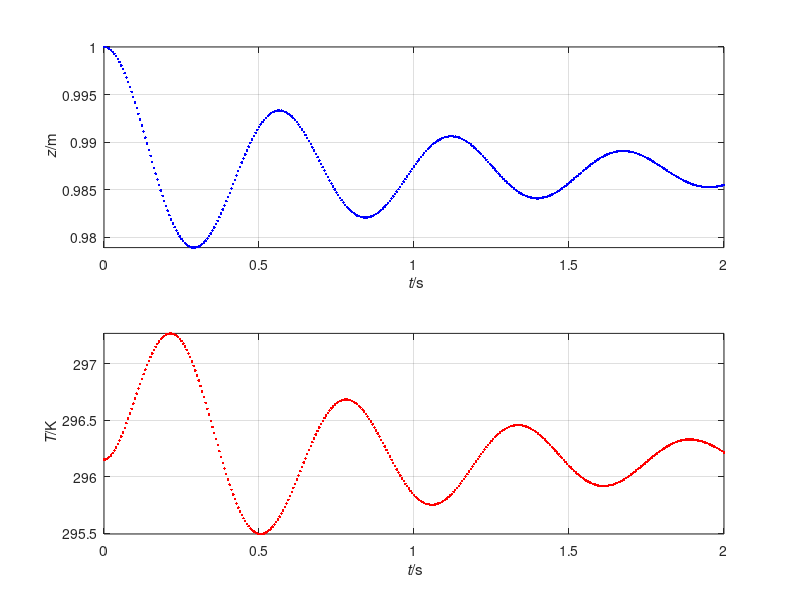

Recreate this plot in MATLAB.
%%% Simulation of ideal gas & mass piston in 1D
%% Coordinates (t, z)

%% Constants
R = 8.31446261815;  % J/(K*mol): molar gas constant
g = 9.8;            % N/kg: gravitational acceleration
C = 20;             % J/(K*mol): molar heat capacity
mu = 4e-5;          % N*s/m^2: gas viscosity
h = 8e3;            % J/(K*m^2): heat-transfer coefficient
N = 0.04;           % mol: amount of ideal gas
A = 0.03^2;         % m^2: area of piston
m = 1;              % kg: mass of piston

%% Initial conditions. State: (z, v, T)
t = 0;            % s: initial time
z = 1;            % m: initial position of piston
v = 0;            % m/s: initial velocity of piston
T = 273.15 + 23;  % K: initial temperature of gas

%% Boundary conditions
Gpis = -m * g;       % N: gravity supply of momentum to piston
Fatm = -1e5 * A;     % N: force on piston by atmosphere
Text = 273.15 + 23;  % K: temperature of environment
                     % other fluxes are zero

%% Time-iteration parameters
t1 = 2;       % s: final time
dt = 0.0001;  % s: time step %@

%% Plotting
dtplot = t1/360;  % time interval between plots
tplot = dtplot;   % time for next plot
figure
subplot(2, 1, 1); plot(t, z, '.b')
xlim([0, t1])
xlabel('{\it t}/s'); ylabel('{\it z}/m')
axis('tight'); grid on; hold on
subplot(2, 1, 2); plot(t, T, '.r')
xlim([0, t1])
xlabel('{\it t}/s'); ylabel('{\it T}/K')
axis('tight'); grid on; hold on %@

%% Numerical time integration
while t < t1
  %% constitutive relations
  Fgas = -(R * N * T / z -  mu * A * v / z);
  Fpis = -Fgas + Fatm;
  Ppis = m * v;
  Phibot = A * h * (Text - T);
  Phitop = Fgas * v;
  Phi = Phibot + Phitop;
  E = C * N * T;

  %% step forward in time with balance laws
  t = t + dt;
  Ppis = Ppis + (Fpis + Gpis) * dt;
  z = z + v * dt;
  E = E + Phi * dt;

  %% constitutive relations: calculate state
  T = E / (C * N);
  v = Ppis / m; %@

  %% plot
  if t > tplot
    subplot(2, 1, 1); plot(t, z, '.b')
    subplot(2, 1, 2); plot(t, T, '.r')
    pause(0)
    tplot = tplot + dtplot;
  end %@
end
